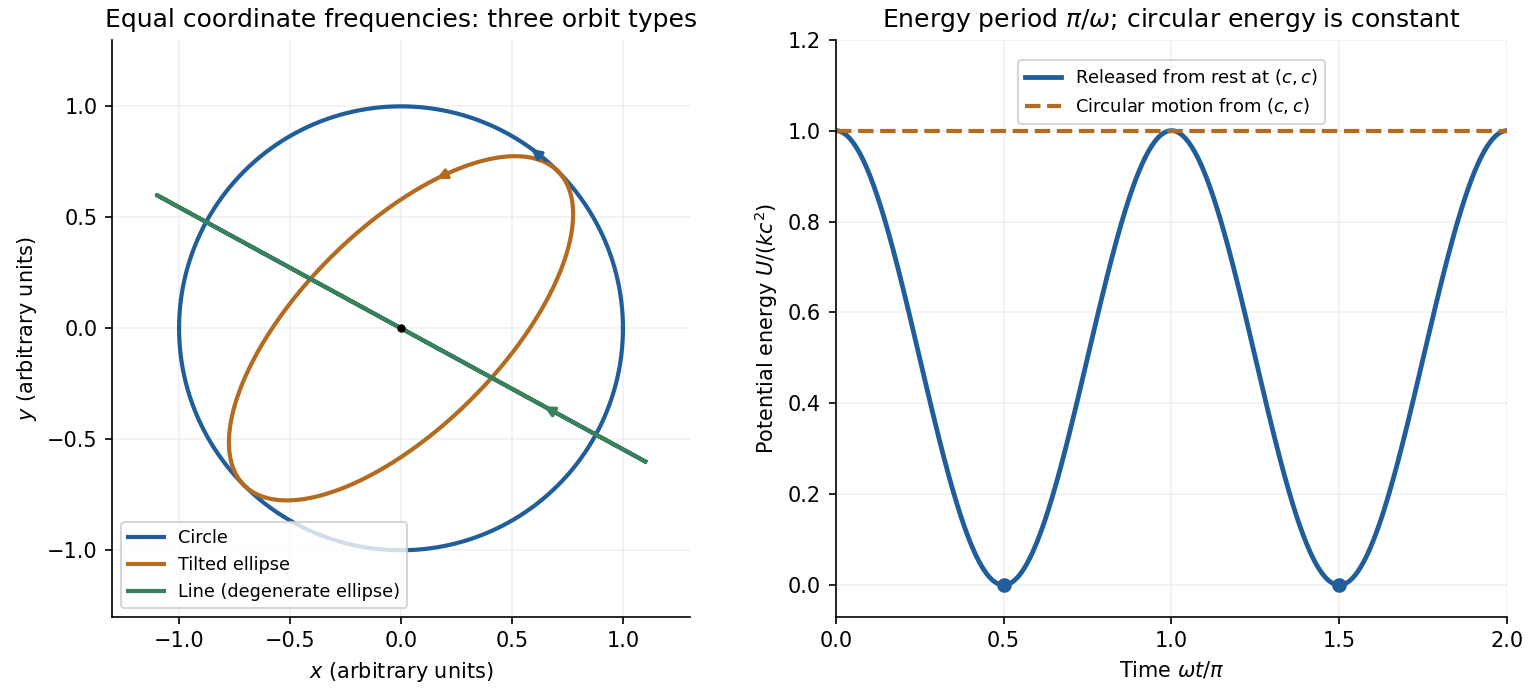

Write Python code to recreate this figure.
"""Original harmonic-orbit and energy examples. Python 3.14.4; root pyproject.toml deps.

Run from the desired output directory; writes the PNG basename into cwd.
"""
from pathlib import Path

import matplotlib
matplotlib.use("Agg")
import matplotlib.pyplot as plt
import numpy as np


def main():
    fig, axes = plt.subplots(1, 2, figsize=(10.2, 4.6), layout="constrained", facecolor="white")
    t = np.linspace(0, 2*np.pi, 601)
    ax = axes[0]
    curves = [(np.cos(t), np.sin(t), "#205e9b", "Circle"), ((np.cos(t)-0.45*np.sin(t))/np.sqrt(2), (np.cos(t)+0.45*np.sin(t))/np.sqrt(2), "#b46b20", "Tilted ellipse"), (1.1*np.cos(t), -0.6*np.cos(t), "#39805c", "Line (degenerate ellipse)")]
    for x, y, color, label in curves:
        ax.plot(x, y, color=color, lw=2, label=label)
        j=80
        ax.annotate("", (x[j+12], y[j+12]), (x[j], y[j]), arrowprops={"arrowstyle": "-|>", "lw": 1.6, "color": color})
    ax.plot(0, 0, "k.")
    ax.set(xlim=(-1.3, 1.3), ylim=(-1.3, 1.3), xlabel="$x$ (arbitrary units)", ylabel="$y$ (arbitrary units)", title="Equal coordinate frequencies: three orbit types")
    ax.set_aspect("equal")
    ax.legend(loc="lower left", fontsize=8.5)
    ax = axes[1]
    tau = np.linspace(0, 2, 801)
    ax.plot(tau, np.cos(np.pi*tau)**2, color="#205e9b", lw=2.3, label="Released from rest at $(c,c)$")
    ax.plot(tau, np.ones_like(tau), color="#b46b20", ls="--", lw=2, label="Circular motion from $(c,c)$")
    ax.plot([0.5, 1.5], [0, 0], "o", color="#205e9b")
    ax.set(xlim=(0, 2), ylim=(-0.07, 1.2), xlabel=r"Time $\omega t/\pi$", ylabel=r"Potential energy $U/(kc^2)$", title=r"Energy period $\pi/\omega$; circular energy is constant")
    ax.set_xticks(np.arange(0, 2.1, 0.5))
    ax.legend(loc="upper center", bbox_to_anchor=(0.5, 0.98), fontsize=8.6)
    for ax in axes:
        ax.set_facecolor("white")
        ax.grid(alpha=0.18)
        ax.spines[["top", "right"]].set_visible(False)
    fig.savefig(Path(__file__).with_suffix(".png").name, dpi=150, facecolor="white")
    plt.close(fig)


if __name__ == "__main__":
    main()
